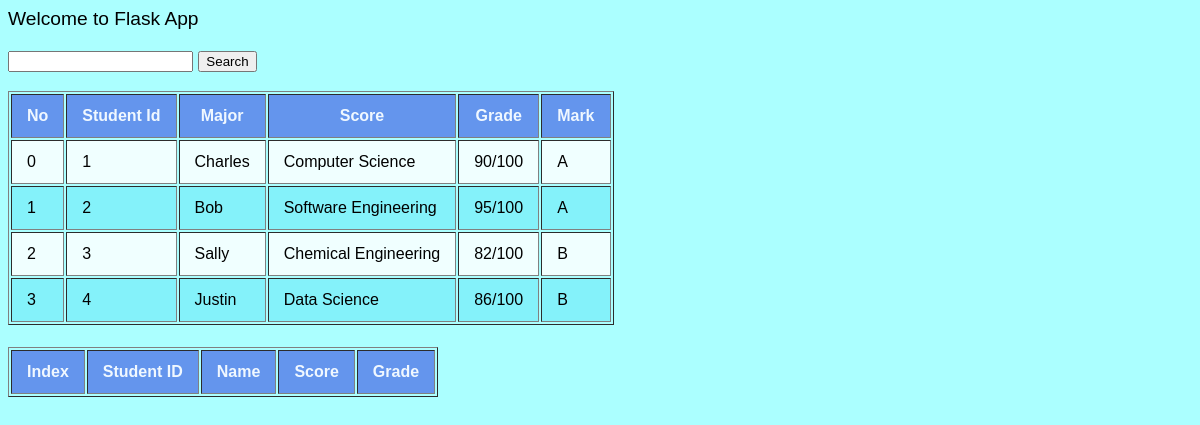
The page / on the database its author committed.
### tables this page shows
CREATE TABLE "student_table" (
	"ID"	INTEGER NOT NULL UNIQUE,
	"Name"	TEXT NOT NULL,
	"Major"	TEXT NOT NULL,
	"Score"	TEXT NOT NULL,
	"Grade"	TEXT NOT NULL,
	PRIMARY KEY("ID" AUTOINCREMENT)
);

### app.py (the view)
@app.route('/', methods=['GET', 'POST'])
def home():
    search_query = ''
    conn = get_db_connection()
    if  request.method == "POST":
        search_query = request.form.get('search', '').strip()
        query ="SELECT * FROM student_table WHERE Name LIKE ?"
        students = conn.execute(query,('%' + search_query + '%',)).fetchall()
    else:
        students = conn.execute('SELECT * FROM student_table').fetchall()
    conn.close()
    return render_template('index.html', student_list=students)

### app.py (called while the page is built)
def get_db_connection():
    conn = sqlite3.connect('students.db')
    conn.row_factory = sqlite3.Row
    return conn

### templates/index.html (shortened to what this page needs)
<html>
    <head>
    </head>
    <body>
        <p>Welcome to Flask App</p>
        <form method="POST" action="/" class="search-form">
            <input type="text" name="search">
            <button type="submit">Search</button>
        </form>
        <table border="1">
            <thead>
                <tr >
                    <th>No</th>
                    <th>Student Id</th>
                    <th>Major</th>
                    <th>Score</th>
                    <th>Grade</th>
                    <th>Mark</th>
                </tr>
            </thead>
            {% for student in student_list %}
            <tr class="{{loop.cycle('row-gray','row-accent')}}" >
                <td>{{loop.index0}}</td>
                <td>{{student.id}}</td>
                <td>{{student.Name}}</td>
                <td>{{student.Major}}</td>
                <td>{{student.Score}}</td>
                <td>{{student.Grade}}</td>
            </tr>
            {% endfor %}
        </table>
        <br>
        <table border="1">
            <thead>
                <tr>
                    <th>Index</th>
                    <th>Student ID</th>
                    <th>Name</th>
                    <th>Score</th>
                    <th>Grade</th>
                </tr>
            </thead>
        </table>
    </body>
</html>

### templates/index.html (style rules this page uses)
body { background-color: rgb(171, 255, 255); font-family: Arial, Helvetica, sans-serif; font-size: larger; }
thead tr { background-color:cornflowerblue; color:aliceblue; font-weight: bold; }
th, td { padding: 12px 15px; }
.row-gray { background-color: azure; }
.row-accent { background-color:rgb(132, 242, 250); }

### rows shown on the page
student_table: id "1", Name "Charles", Major "Computer Science", Score "90/100", Grade "A"
student_table: id "2", Name "Bob", Major "Software Engineering", Score "95/100", Grade "A"
student_table: id "3", Name "Sally", Major "Chemical Engineering", Score "82/100", Grade "B"
student_table: id "4", Name "Justin", Major "Data Science", Score "86/100", Grade "B"
